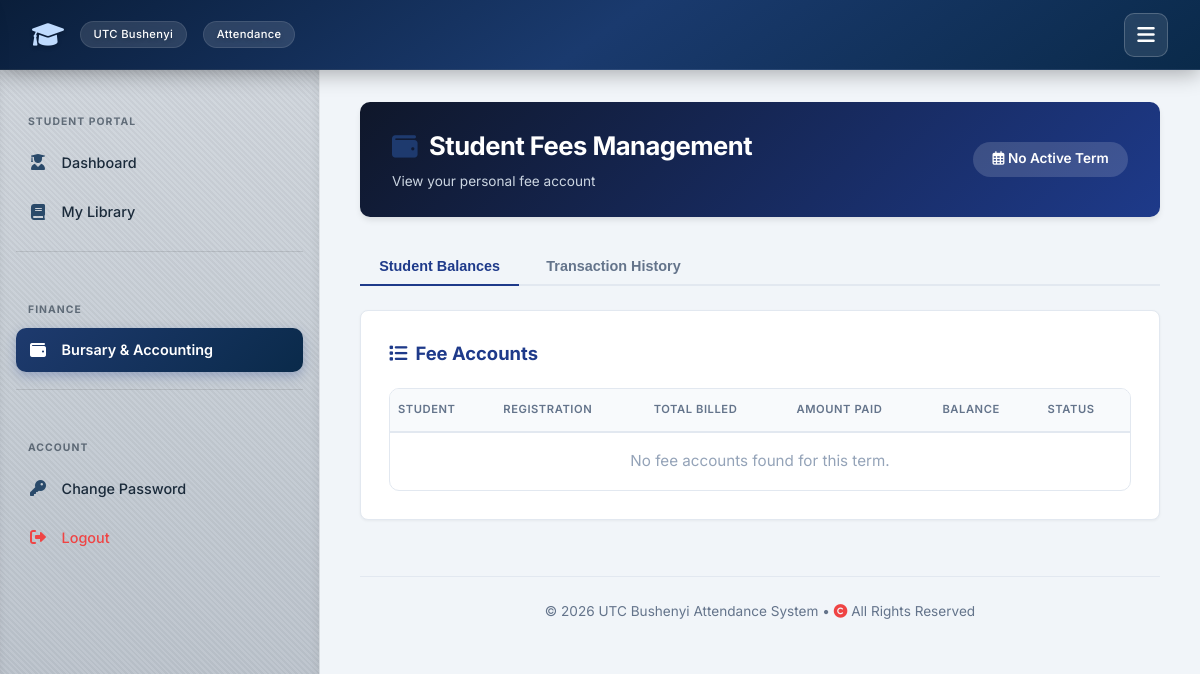
The page /finance/ (signed in) on the database as committed earlier.
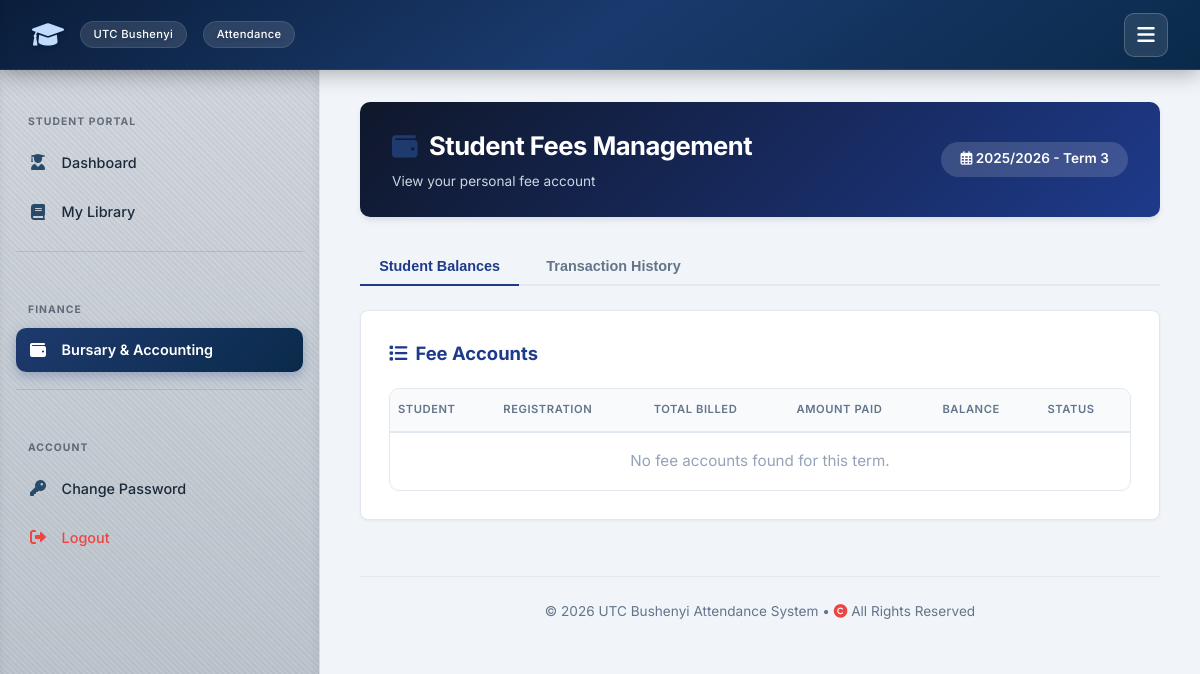
The same page on the database as committed later.
### attendance/models.py (models this page shows, shortened)
class AcademicTerm(models.Model):
    TERM_CHOICES = [
        ('TERM_1', 'Term 1'),
        ('TERM_2', 'Term 2'),
        ('TERM_3', 'Term 3'),
        ('RECESS', 'Recess Term'),
    ]
    academic_year = models.CharField(max_length=9, help_text="E.g., 2025/2026, 2026/2027")
    term = models.CharField(max_length=10, choices=TERM_CHOICES)
    start_date = models.DateField()
    end_date = models.DateField()
    is_current = models.BooleanField(default=False, help_text="Designates if this is the active operational term")
    class Meta:
        unique_together = ('academic_year', 'term')
        verbose_name = "Academic Term"
        verbose_name_plural = "Academic Terms"
    def __str__(self):
        return f"{self.academic_year} - {self.get_term_display()}"

### attendance/views_users.py (the view, shortened to what this page needs)
# urls.py: path('finance/', views_users.fees_dashboard, name='fees_dashboard'),
@login_required
def fees_dashboard(request):
    user = request.user
    current_term = AcademicTerm.objects.filter(is_current=True).first()
    is_management = user.role in [User.IS_ACCOUNTANT, User.IS_ADMIN]
    if is_management:
        if current_term:
            fee_accounts = StudentTermFee.objects.filter(term=current_term).select_related('student')
            transactions = FeePaymentTransaction.objects.filter(
                term_fee_account__term=current_term
            ).select_related('term_fee_account__student', 'processed_by')
            all_accounts = StudentTermFee.objects.filter(term=current_term).select_related('student')
        else:
            fee_accounts = StudentTermFee.objects.none()
            transactions = FeePaymentTransaction.objects.none()
            all_accounts = None
            messages.warning(request, "No active academic term is set. Please configure a current term.")
    elif user.role == User.IS_STUDENT:
        fee_accounts = StudentTermFee.objects.filter(student__user=user).select_related('student', 'term')
        transactions = FeePaymentTransaction.objects.filter(
            term_fee_account__student__user=user
        ).select_related('term_fee_account__student', 'processed_by')
        all_accounts = None
    else:
        raise PermissionDenied("You do not have permission to view student financial records.")
    context = {
        'fee_accounts': fee_accounts,
        'transactions': transactions,
        'is_management': is_management,
        'all_accounts': all_accounts,
        'current_term': current_term,
    }
    return render(request, 'attendance/fees_dashboard.html', context)

### templates/attendance/fees_dashboard.html (shortened to what this page needs)
{% extends 'attendance/base.html' %}
{% block content %}
<div class="finance-header">
    <div>
        <h2><i class="fas fa-wallet"></i> Student Fees Management</h2>
        <p>{{ is_management|yesno:"Manage all student fee accounts and record payments,View your personal fee account" }}</p>
    </div>
    <div class="term-badge">
        <i class="far fa-calendar-alt"></i> {{ current_term|default:"No Active Term" }}
    </div>
</div>
<div class="finance-grid {% if is_management %}has-sidebar{% endif %}">
    <div class="main-ledger-area">
        <div class="view-switching-tabs">
            <button class="tab-trigger-item active" id="tabBalances" onclick="switchTab('balances')">Student Balances</button>
            <button class="tab-trigger-item" id="tabHistory" onclick="switchTab('history')">Transaction History</button>
        </div>
        <div id="paneBalances" class="dashboard-segment-card">
            <div class="segment-header-title"><i class="fas fa-list"></i> Fee Accounts</div>
            <div class="table-wrapper" style="overflow-x: auto;">
                <table id="ledgerTable" style="width: 100%; border-collapse: collapse; text-align: left;">
                    <thead>
                        <tr style="border-bottom: 2px solid #e2e8f0; color: var(--professional-slate);">
                            <th style="padding: 0.75rem 0.5rem;">Student</th>
                            <th style="padding: 0.75rem 0.5rem;">Registration</th>
                            <th style="padding: 0.75rem 0.5rem;">Total Billed</th>
                            <th style="padding: 0.75rem 0.5rem;">Amount Paid</th>
                            <th style="padding: 0.75rem 0.5rem;">Balance</th>
                            <th style="padding: 0.75rem 0.5rem;">Status</th>
                        </tr>
                    </thead>
                    <tbody>
                        {% for account in fee_accounts %}
                        <tr style="border-bottom: 1px solid #f1f5f9;">
                            <td style="padding: 0.75rem 0.5rem;"><strong>{{ account.student.name }}</strong></td>
                            <td style="padding: 0.75rem 0.5rem;"><code>{{ account.student.reg_number }}</code></td>
                            <td style="padding: 0.75rem 0.5rem;">UGX {{ account.total_fees_due }}</td>
                            <td style="padding: 0.75rem 0.5rem;">UGX {{ account.total_amount_paid }}</td>
                            <td style="padding: 0.75rem 0.5rem;"><strong>UGX {{ account.remaining_balance }}</strong></td>
                            <td style="padding: 0.75rem 0.5rem;">
                                {% if account.remaining_balance <= 0 %}
                                    <span class="badge-pill-status badge-cleared">Cleared</span>
                                {% elif account.total_amount_paid > 0 %}
                                    <span class="badge-pill-status badge-pending">Partial</span>
                                {% else %}
                                    <span class="badge-pill-status badge-unpaid">Unpaid</span>
                                {% endif %}
                            </td>
                        </tr>
                        {% empty %}
                        <tr><td colspan="6" style="padding: 1rem; color: #94a3b8; text-align: center;">No fee accounts found for this term.</td></tr>
                        {% endfor %}
                    </tbody>
                </table>
            </div>
        </div>
    </div>
</div>
{% endblock %}

Rows that differ between the two databases and show on the page:
added AcademicTerm: academic_year+term "2025/2026 - Term 3"
Other text that changed with them:
{{ current_term|default:"No Active Term" }}: "No Active Term" → (not shown)
